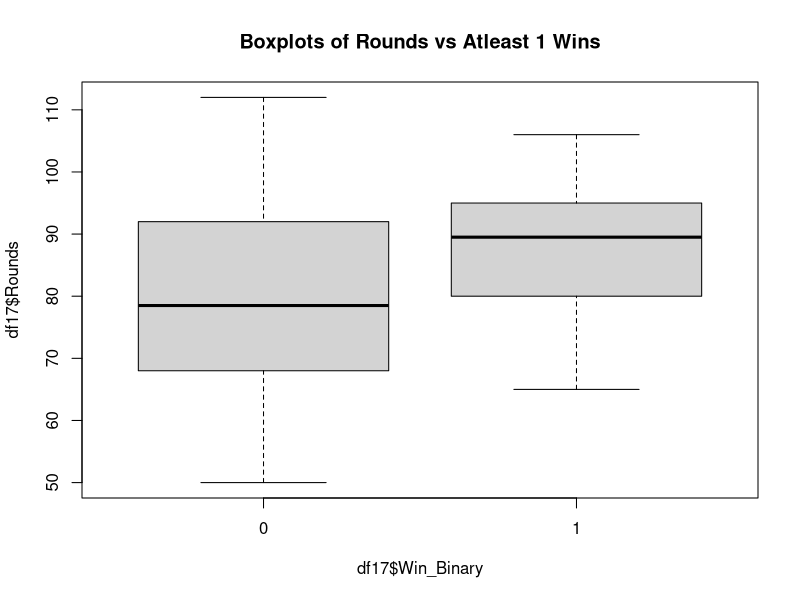
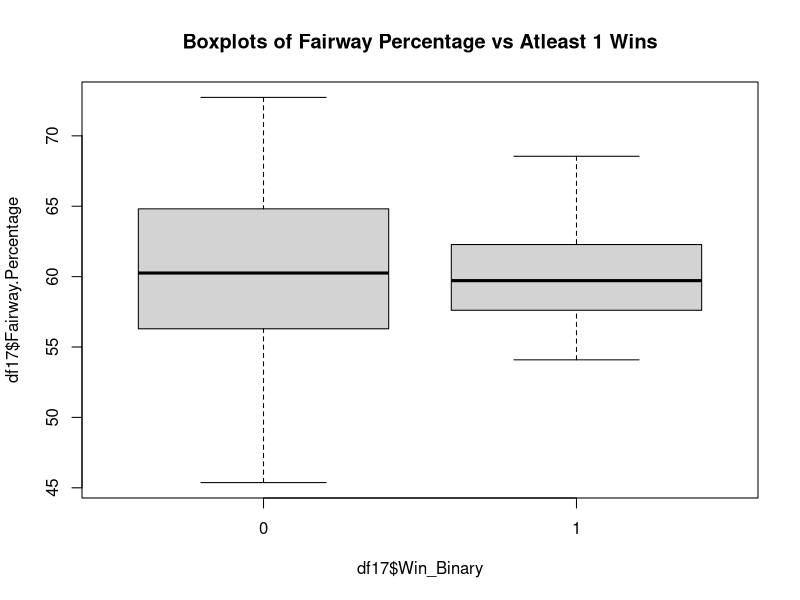
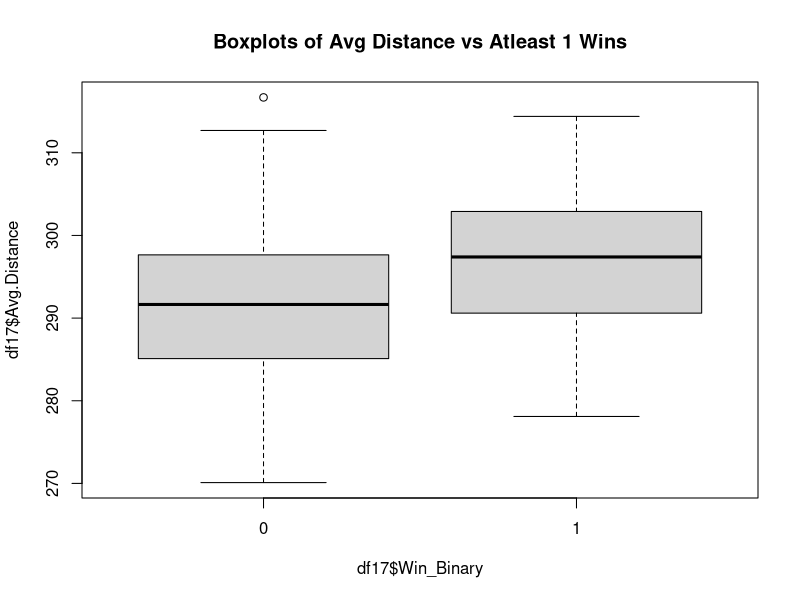
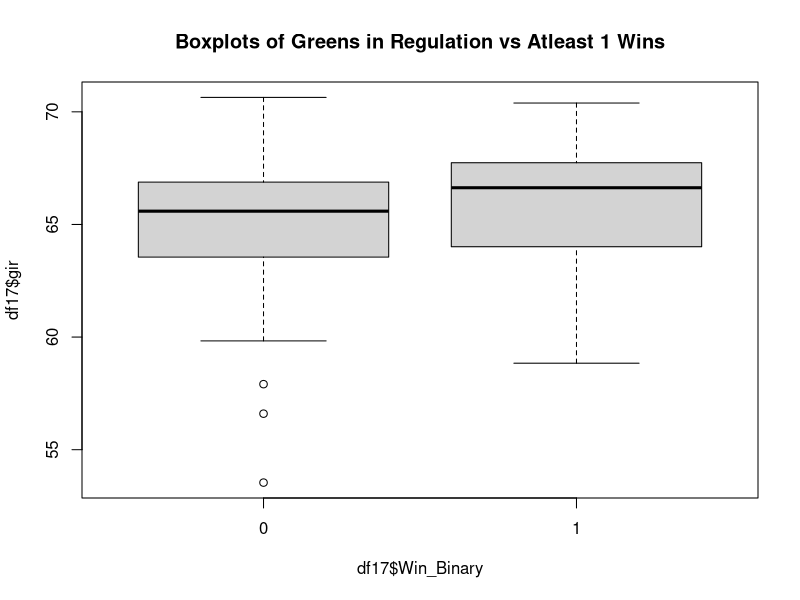
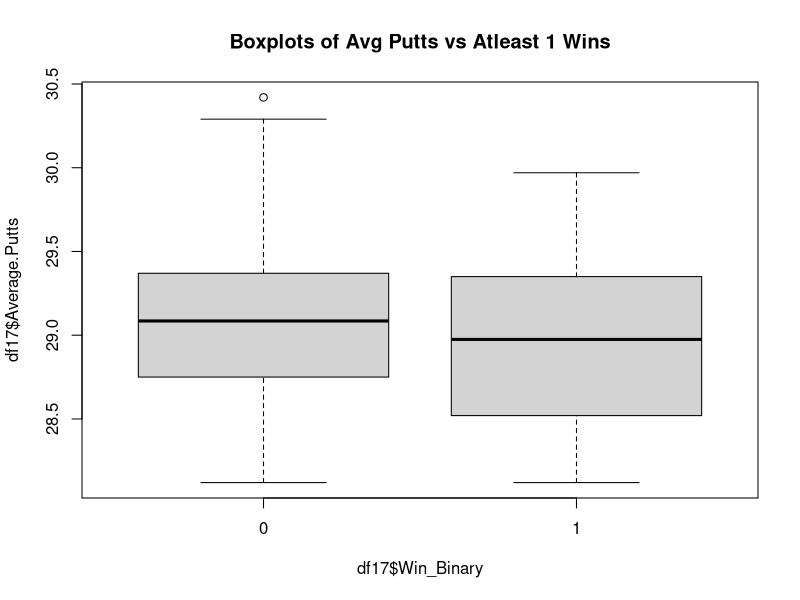
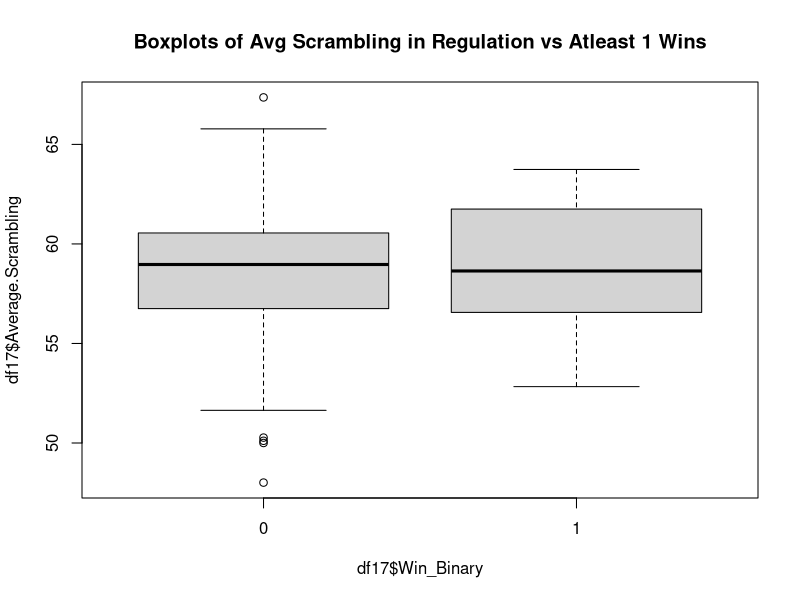
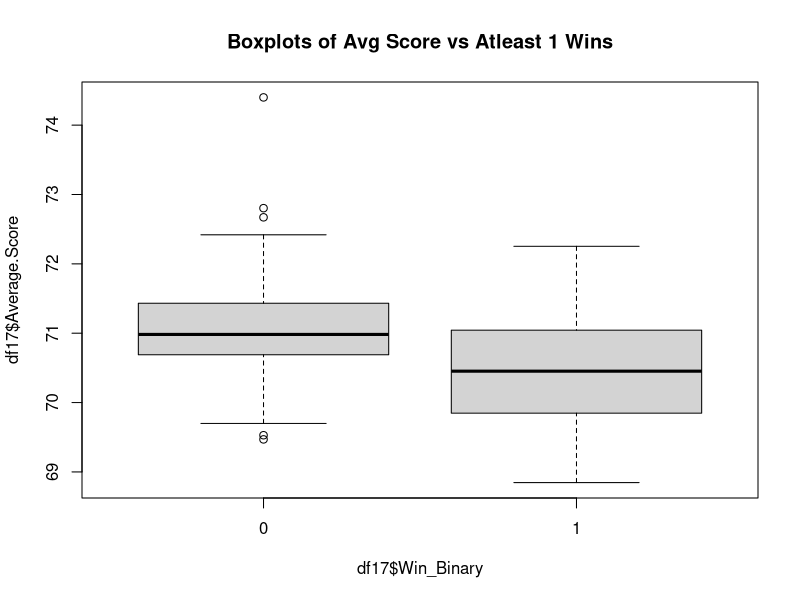
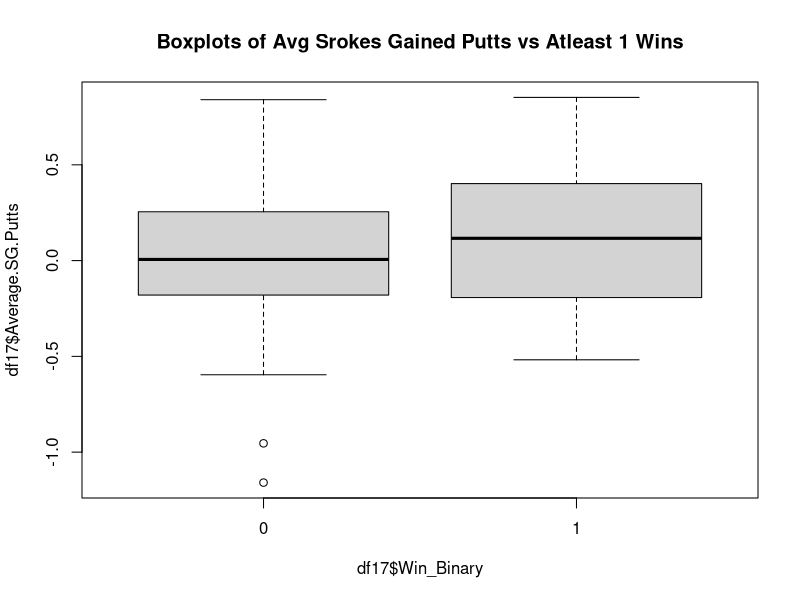

Generate these figures, in order, with R:
####### Project 2 PGA Tour Analysis #######
data = read.csv('pgaTourData.csv')
data = as.data.frame(data)

# The bottom half of the data set contains many empty observations 
df = data[-c(1679:2312),]

#Create Atleast 1 win binary variable
df$Win_Binary <- ifelse(df$Wins >=1 , 1,0)

#For the NA observations in the column adjust them to 0
df$Win_Binary[is.na(df$Win_Binary)] <- 0

#Select only year 2017 for training set
df18 = df[c(1:193),]
#Select only year 2018 for test set
df17 = df[c(194:383),]


boxplot(df17$Rounds~df17$Win_Binary, main = "Boxplots of Rounds vs Atleast 1 Wins")
boxplot(df17$Fairway.Percentage~df17$Win_Binary, main = "Boxplots of Fairway Percentage vs Atleast 1 Wins")
boxplot(df17$Avg.Distance~df17$Win_Binary, main = "Boxplots of Avg Distance vs Atleast 1 Wins")
boxplot(df17$gir~df17$Win_Binary, main = "Boxplots of Greens in Regulation vs Atleast 1 Wins")
boxplot(df17$Average.Putts~df17$Win_Binary, main = "Boxplots of Avg Putts vs Atleast 1 Wins")
boxplot(df17$Average.Scrambling~df17$Win_Binary, main = "Boxplots of Avg Scrambling in Regulation vs Atleast 1 Wins")
boxplot(df17$Average.Score~df17$Win_Binary, main = "Boxplots of Avg Score vs Atleast 1 Wins")
boxplot(df17$Average.SG.Putts~df17$Win_Binary, main = "Boxplots of Avg Srokes Gained Putts vs Atleast 1 Wins")
boxplot(df17$Average.SG.Total~df17$Win_Binary, main = "Boxplots of Avg Srokes Gained Total vs Atleast 1 Wins")
boxplot(df17$SG.OTT~df17$Win_Binary, main = "Boxplots of Avg Srokes Gained off the tee vs Atleast 1 Wins")
boxplot(df17$SG.APR~df17$Win_Binary, main = "Boxplots of Avg Srokes Gained Approaching the green vs Atleast 1 Wins")
boxplot(df17$SG.ARG~df17$Win_Binary, main = "Boxplots of Avg Srokes Gained around the green vs Atleast 1 Wins")
boxplot(df17$Money~df17$Win_Binary, main = "Boxplots of Purse vs Atleast 1 Wins")



